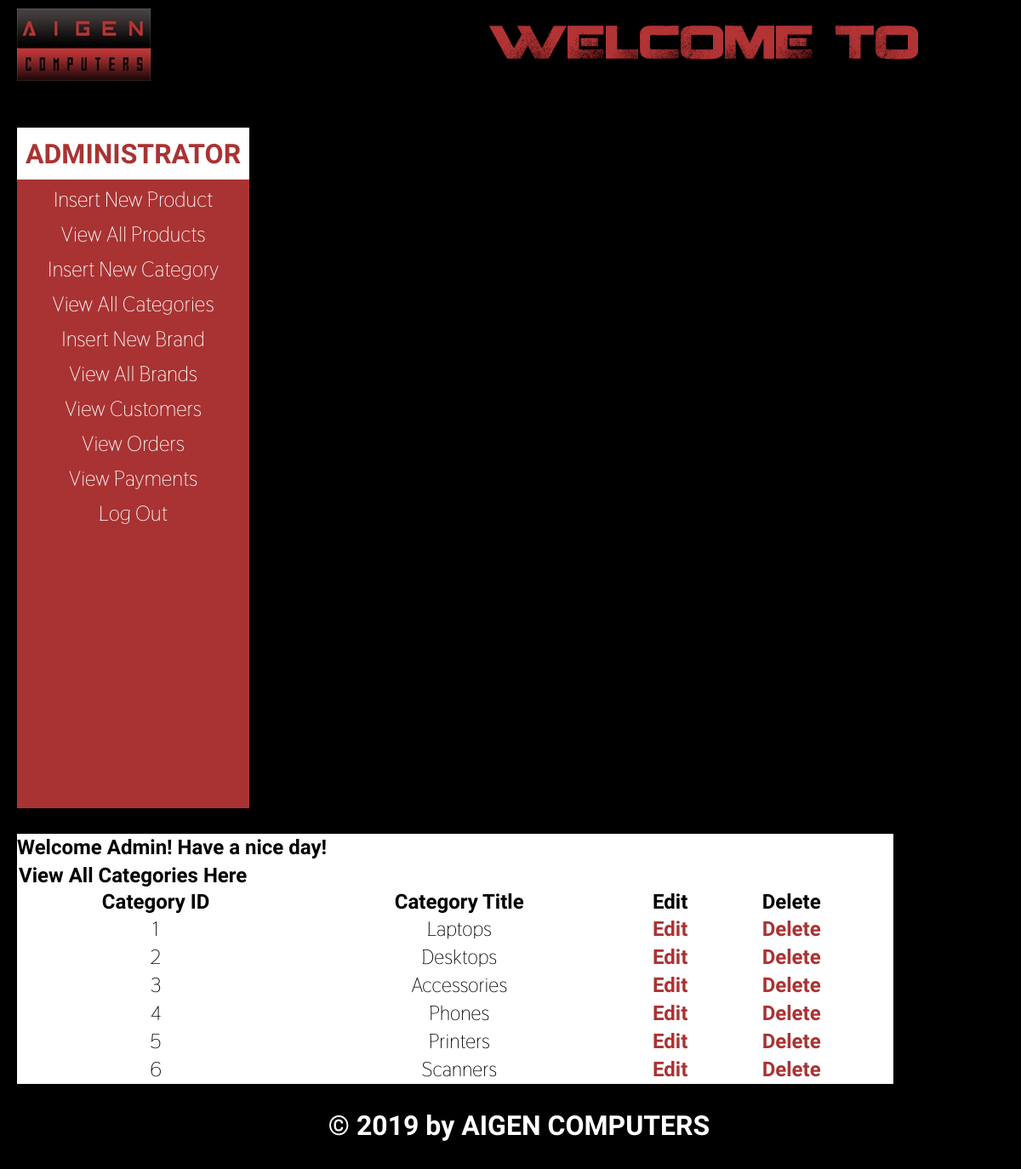
/admin/index.php?view_all_categories (signed in), run on the app's committed database.
### tables this page shows
CREATE TABLE IF NOT EXISTS `categories` (
  `categories_id` int(100) NOT NULL AUTO_INCREMENT,
  `categories_title` text NOT NULL,
  PRIMARY KEY (`categories_id`)
);

### admin/view_all_categories.php (the view, shortened to what this page needs)
<?php
include("includes/database.php");
if(!isset($_SESSION['email'])){
echo "<script>window.open('admin_login.php?not_admin=SORRY ADMINISTRATORS ONLY!','_self')</script>";
}else{
?>
	<table align="center" width="1000">
	<tr>
		<td colspan="6"><b>View All Categories Here</b></td>
	</tr>
	<tr  align="center">
		<th>Category ID</th>
		<th>Category Title</th>
		<th>Edit</th>
		<th>Delete</th>
	</tr>
	<?php
		$get_category = "select * from categories";
		$run_category = mysqli_query($connection, $get_category);
		$i=0;
		while($row_category=mysqli_fetch_array($run_category)){
			$categories_id = $row_category['categories_id'];
			$categories_title = $row_category['categories_title'];
			$i++;
		?>
	<tr align="center">
		<td><?php echo $i; ?></td>
		<td><?php echo $categories_title; ?></td>
		<td><b><a href="index.php?edit_category=<?php echo $categories_id; ?>" style="text-decoration: none">Edit</a></b></td>
		<td><b><a href="delete_category.php?delete_category=<?php echo $categories_id; ?>" style="text-decoration: none">Delete</a></b></td>
	</tr>
	<?php
		}
		?>
</table>
<?php } ?>

### admin/styles/style.css (style rules this page uses)
html, body, div, span, applet, object, iframe, h1, h2, h3, h4, h5, h6, p, blockquote, pre, a, abbr, acronym, address, big, cite, code, del, dfn, em, img, ins, kbd, q, s, samp, small, strike, strong, sub, sup, tt, var, b, u, i, center, dl, dt, dd, ol, ul, li, fieldset, form, label, legend, table, caption, tbody, tfoot, thead, tr, th, td, article, aside, canvas, details, embed, figure, figcaption, footer, header, hgroup, menu, nav, output, ruby, section, summary, time, mark, audio, video { margin: 0; padding: 0; border: 0; vertical-align: baseline; }
body { background-color: black; }

### admin/index.php (style rules this page uses)
a { color:#000000; }

### admin/view_all_categories.php (style rules this page uses)
a { color:#A93333; }

### data on the page
categories: categories_title "Laptops"
categories: categories_title "Desktops"
categories: categories_title "Accessories"
categories: categories_title "Phones"
categories: categories_title "Printers"
categories: categories_title "Scanners"
